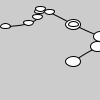
Frame 1 (no input)
Frame 60 (the mouse pressed at the canvas centre just before this capture): identical to frame 1, image omitted
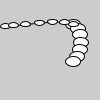
Frame 120 (the mouse held since frame 60 and released just before this capture)

The Processing sketch that drew these frames (run headless with seeded random() and noise(); from frame 60 on, the mouse is pressed at the canvas centre):

// Processing sketch: processing_184284
// ── processing_184284.pde

void setup() {
  size(100, 100);
  noFill();
}

void draw() {
  background(204);
  float t = map(mouseX, 0, width, -5, 5);
  curveTightness(t);
  beginShape();
noFill();
curve(5, 26, 5, 26, 73, 24, 73, 61);
curve(5, 26, 73, 24, 73, 61, 15, 65);
fill(255);
ellipseMode(CENTER);
int steps = 6;
for (int i = 0; i <= steps; i++) {
  float k = i / float(steps);
  float x = curvePoint(5, 5, 73, 73, k);
  float y = curvePoint(26, 26, 24, 61, k);
  ellipse(x, y, 10, 5);
  x = curvePoint(5, 73, 73, 15, k);
  y = curvePoint(26, 24, 61, 65, k);
  ellipse(x, y, 15, 10);
}
  endShape();
}
